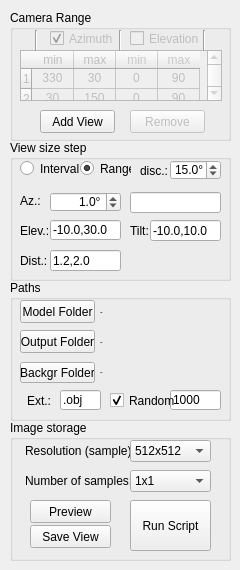
    <widget class="QWidget" name="tabViews">
     <attribute name="title">
      <string>Sampling</string>
     </attribute>
     <widget class="QGroupBox" name="groupBox_2">
      <property name="geometry">
       <rect>
        <x>10</x>
        <y>10</y>
        <width>221</width>
        <height>131</height>
       </rect>
      </property>
      <property name="title">
       <string>Camera Range</string>
      </property>
      <widget class="QPushButton" name="buttonAddView">
       <property name="enabled">
        <bool>true</bool>
       </property>
       <property name="geometry">
        <rect>
         <x>30</x>
         <y>100</y>
         <width>75</width>
         <height>23</height>
        </rect>
       </property>
       <property name="text">
        <string>Add View</string>
       </property>
      </widget>
      <widget class="QPushButton" name="buttonRemoveView">
       <property name="enabled">
        <bool>false</bool>
       </property>
       <property name="geometry">
        <rect>
         <x>120</x>
         <y>100</y>
         <width>75</width>
         <height>23</height>
        </rect>
       </property>
       <property name="text">
        <string>Remove</string>
       </property>
      </widget>
      <widget class="QTableWidget" name="tableView">
       <property name="enabled">
        <bool>false</bool>
       </property>
       <property name="geometry">
        <rect>
         <x>10</x>
         <y>40</y>
         <width>202</width>
         <height>51</height>
        </rect>
       </property>
       <property name="verticalScrollBarPolicy">
        <enum>Qt::ScrollBarAlwaysOn</enum>
       </property>
       <property name="horizontalScrollBarPolicy">
        <enum>Qt::ScrollBarAlwaysOff</enum>
       </property>
       <property name="editTriggers">
        <set>QAbstractItemView::AnyKeyPressed|QAbstractItemView::DoubleClicked</set>
       </property>
       <property name="selectionBehavior">
        <enum>QAbstractItemView::SelectRows</enum>
       </property>
       <property name="textElideMode">
        <enum>Qt::ElideNone</enum>
       </property>
       <property name="showGrid">
        <bool>true</bool>
       </property>
       <property name="rowCount">
        <number>4</number>
       </property>
       <attribute name="horizontalHeaderDefaultSectionSize">
        <number>42</number>
       </attribute>
       <attribute name="verticalHeaderDefaultSectionSize">
        <number>20</number>
       </attribute>
       <row>
        <property name="text">
         <string>1</string>
        </property>
       </row>
       <row>
        <property name="text">
         <string>2</string>
        </property>
       </row>
       <row>
        <property name="text">
         <string>3</string>
        </property>
       </row>
       <row>
        <property name="text">
         <string>4</string>
        </property>
       </row>
       <column>
        <property name="text">
         <string>min</string>
        </property>
        <property name="textAlignment">
         <set>AlignHCenter|AlignVCenter|AlignCenter</set>
        </property>
       </column>
       <column>
        <property name="text">
         <string>max</string>
        </property>
        <property name="textAlignment">
         <set>AlignHCenter|AlignVCenter|AlignCenter</set>
        </property>
       </column>
       <column>
        <property name="text">
         <string>min</string>
        </property>
        <property name="textAlignment">
         <set>AlignHCenter|AlignVCenter|AlignCenter</set>
        </property>
        <property name="foreground">
         <brush brushstyle="SolidPattern">
          <color alpha="255">
           <red>200</red>
           <green>200</green>
           <blue>200</blue>
          </color>
         </brush>
        </property>
       </column>
       <column>
        <property name="text">
         <string>max</string>
        </property>
        <property name="textAlignment">
         <set>AlignHCenter|AlignVCenter|AlignCenter</set>
        </property>
        <property name="foreground">
         <brush brushstyle="SolidPattern">
          <color alpha="255">
           <red>200</red>
           <green>200</green>
           <blue>200</blue>
          </color>
         </brush>
        </property>
       </column>
       <item row="0" column="0">
        <property name="text">
         <string>330</string>
        </property>
        <property name="textAlignment">
         <set>AlignHCenter|AlignVCenter|AlignCenter</set>
        </property>
        <property name="flags">
         <set>ItemIsSelectable|ItemIsEditable|ItemIsDragEnabled|ItemIsUserCheckable|ItemIsEnabled</set>
        </property>
       </item>
       <item row="0" column="1">
        <property name="text">
         <string>30</string>
        </property>
        <property name="textAlignment">
         <set>AlignHCenter|AlignVCenter|AlignCenter</set>
        </property>
       </item>
       <item row="0" column="2">
        <property name="text">
         <string>0</string>
        </property>
        <property name="textAlignment">
         <set>AlignHCenter|AlignVCenter|AlignCenter</set>
        </property>
        <property name="foreground">
         <brush brushstyle="NoBrush">
          <color alpha="255">
           <red>200</red>
           <green>200</green>
           <blue>200</blue>
          </color>
         </brush>
        </property>
       </item>
       <item row="0" column="3">
        <property name="text">
         <string>90</string>
        </property>
        <property name="textAlignment">
         <set>AlignHCenter|AlignVCenter|AlignCenter</set>
        </property>
        <property name="foreground">
         <brush brushstyle="NoBrush">
          <color alpha="255">
           <red>200</red>
           <green>200</green>
           <blue>200</blue>
          </color>
         </brush>
        </property>
       </item>
       <item row="1" column="0">
        <property name="text">
         <string>30</string>
        </property>
        <property name="textAlignment">
         <set>AlignHCenter|AlignVCenter|AlignCenter</set>
        </property>
       </item>
       <item row="1" column="1">
        <property name="text">
         <string>150</string>
        </property>
        <property name="textAlignment">
         <set>AlignHCenter|AlignVCenter|AlignCenter</set>
        </property>
       </item>
       <item row="1" column="2">
        <property name="text">
         <string>0</string>
        </property>
        <property name="textAlignment">
         <set>AlignHCenter|AlignVCenter|AlignCenter</set>
        </property>
        <property name="foreground">
         <brush brushstyle="NoBrush">
          <color alpha="255">
           <red>200</red>
           <green>200</green>
           <blue>200</blue>
          </color>
         </brush>
        </property>
       </item>
       <item row="1" column="3">
        <property name="text">
         <string>90</string>
        </property>
        <property name="textAlignment">
         <set>AlignHCenter|AlignVCenter|AlignCenter</set>
        </property>
        <property name="foreground">
         <brush brushstyle="NoBrush">
          <color alpha="255">
           <red>200</red>
           <green>200</green>
           <blue>200</blue>
          </color>
         </brush>
        </property>
       </item>
       <item row="2" column="0">
        <property name="text">
         <string>150</string>
        </property>
        <property name="textAlignment">
         <set>AlignHCenter|AlignVCenter|AlignCenter</set>
        </property>
       </item>
       <item row="2" column="1">
        <property name="text">
         <string>210</string>
        </property>
        <property name="textAlignment">
         <set>AlignHCenter|AlignVCenter|AlignCenter</set>
        </property>
       </item>
       <item row="2" column="2">
        <property name="text">
         <string>0</string>
        </property>
        <property name="textAlignment">
         <set>AlignHCenter|AlignVCenter|AlignCenter</set>
        </property>
        <property name="foreground">
         <brush brushstyle="NoBrush">
          <color alpha="255">
           <red>200</red>
           <green>200</green>
           <blue>200</blue>
          </color>
         </brush>
        </property>
       </item>
       <item row="2" column="3">
        <property name="text">
         <string>90</string>
        </property>
        <property name="textAlignment">
         <set>AlignHCenter|AlignVCenter|AlignCenter</set>
        </property>
        <property name="foreground">
         <brush brushstyle="NoBrush">
          <color alpha="255">
           <red>200</red>
           <green>200</green>
           <blue>200</blue>
          </color>
         </brush>
        </property>
       </item>
       <item row="3" column="0">
        <property name="text">
         <string>210</string>
        </property>
        <property name="textAlignment">
         <set>AlignHCenter|AlignVCenter|AlignCenter</set>
        </property>
       </item>
       <item row="3" column="1">
        <property name="text">
         <string>330</string>
        </property>
        <property name="textAlignment">
         <set>AlignHCenter|AlignVCenter|AlignCenter</set>
        </property>
       </item>
       <item row="3" column="2">
        <property name="text">
         <string>0</string>
        </property>
        <property name="textAlignment">
         <set>AlignHCenter|AlignVCenter|AlignCenter</set>
        </property>
        <property name="foreground">
         <brush brushstyle="NoBrush">
          <color alpha="255">
           <red>200</red>
           <green>200</green>
           <blue>200</blue>
          </color>
         </brush>
        </property>
       </item>
       <item row="3" column="3">
        <property name="text">
         <string>90</string>
        </property>
        <property name="textAlignment">
         <set>AlignHCenter|AlignVCenter|AlignCenter</set>
        </property>
        <property name="foreground">
         <brush brushstyle="NoBrush">
          <color alpha="255">
           <red>200</red>
           <green>200</green>
           <blue>200</blue>
          </color>
         </brush>
        </property>
       </item>
      </widget>
      <widget class="QCheckBox" name="checkViewAzimuth">
       <property name="enabled">
        <bool>false</bool>
       </property>
       <property name="geometry">
        <rect>
         <x>40</x>
         <y>20</y>
         <width>70</width>
         <height>17</height>
        </rect>
       </property>
       <property name="text">
        <string>Azimuth</string>
       </property>
       <property name="checked">
        <bool>true</bool>
       </property>
       <property name="tristate">
        <bool>false</bool>
       </property>
      </widget>
      <widget class="QCheckBox" name="checkViewElevation">
       <property name="enabled">
        <bool>false</bool>
       </property>
       <property name="geometry">
        <rect>
         <x>120</x>
         <y>20</y>
         <width>70</width>
         <height>17</height>
        </rect>
       </property>
       <property name="text">
        <string>Elevation</string>
       </property>
      </widget>
      <widget class="Line" name="line">
       <property name="geometry">
        <rect>
         <x>16</x>
         <y>20</y>
         <width>20</width>
         <height>21</height>
        </rect>
       </property>
       <property name="orientation">
        <enum>Qt::Vertical</enum>
       </property>
      </widget>
      <widget class="Line" name="line_2">
       <property name="geometry">
        <rect>
         <x>100</x>
         <y>20</y>
         <width>20</width>
         <height>21</height>
        </rect>
       </property>
       <property name="orientation">
        <enum>Qt::Vertical</enum>
       </property>
      </widget>
      <widget class="Line" name="line_3">
       <property name="geometry">
        <rect>
         <x>184</x>
         <y>20</y>
         <width>20</width>
         <height>21</height>
        </rect>
       </property>
       <property name="orientation">
        <enum>Qt::Vertical</enum>
       </property>
      </widget>
     </widget>
     <widget class="QGroupBox" name="groupStorage">
      <property name="geometry">
       <rect>
        <x>10</x>
        <y>420</y>
        <width>221</width>
        <height>141</height>
       </rect>
      </property>
      <property name="title">
       <string>Image storage</string>
      </property>
      <widget class="QLabel" name="label_6">
       <property name="geometry">
        <rect>
         <x>15</x>
         <y>20</y>
         <width>111</width>
         <height>21</height>
        </rect>
       </property>
       <property name="text">
        <string>Resolution (sample):</string>
       </property>
      </widget>
      <widget class="QLabel" name="label_7">
       <property name="geometry">
        <rect>
         <x>15</x>
         <y>50</y>
         <width>121</width>
         <height>21</height>
        </rect>
       </property>
       <property name="text">
        <string>Number of samples:</string>
       </property>
      </widget>
      <widget class="QComboBox" name="comboResSamples">
       <property name="geometry">
        <rect>
         <x>120</x>
         <y>20</y>
         <width>81</width>
         <height>22</height>
        </rect>
       </property>
       <property name="currentIndex">
        <number>4</number>
       </property>
       <item>
        <property name="text">
         <string>32x32</string>
        </property>
       </item>
       <item>
        <property name="text">
         <string>64x64</string>
        </property>
       </item>
       <item>
        <property name="text">
         <string>128x128</string>
        </property>
       </item>
       <item>
        <property name="text">
         <string>256x256</string>
        </property>
       </item>
       <item>
        <property name="text">
         <string>512x512</string>
        </property>
       </item>
       <item>
        <property name="text">
         <string>768x768</string>
        </property>
       </item>
       <item>
        <property name="text">
         <string>1024x1024</string>
        </property>
       </item>
       <item>
        <property name="text">
         <string>2048x2048</string>
        </property>
       </item>
       <item>
        <property name="text">
         <string>4096x4096</string>
        </property>
       </item>
      </widget>
      <widget class="QComboBox" name="comboNumSamples">
       <property name="geometry">
        <rect>
         <x>120</x>
         <y>50</y>
         <width>81</width>
         <height>22</height>
        </rect>
       </property>
       <property name="currentIndex">
        <number>0</number>
       </property>
       <item>
        <property name="text">
         <string>1x1</string>
        </property>
       </item>
       <item>
        <property name="text">
         <string>2x2</string>
        </property>
       </item>
       <item>
        <property name="text">
         <string>4x4</string>
        </property>
       </item>
       <item>
        <property name="text">
         <string>6x6</string>
        </property>
       </item>
       <item>
        <property name="text">
         <string>8x8</string>
        </property>
       </item>
       <item>
        <property name="text">
         <string>16x16</string>
        </property>
       </item>
       <item>
        <property name="text">
         <string>32x32</string>
        </property>
       </item>
       <item>
        <property name="text">
         <string>64x64</string>
        </property>
       </item>
       <item>
        <property name="text">
         <string>128x128</string>
        </property>
       </item>
      </widget>
      <widget class="QPushButton" name="buttonSaveView">
       <property name="geometry">
        <rect>
         <x>20</x>
         <y>105</y>
         <width>81</width>
         <height>23</height>
        </rect>
       </property>
       <property name="text">
        <string>Save View</string>
       </property>
      </widget>
      <widget class="QPushButton" name="buttonPreview">
       <property name="geometry">
        <rect>
         <x>20</x>
         <y>80</y>
         <width>81</width>
         <height>23</height>
        </rect>
       </property>
       <property name="text">
        <string>Preview</string>
       </property>
      </widget>
      <widget class="QPushButton" name="buttonScript">
       <property name="geometry">
        <rect>
         <x>120</x>
         <y>80</y>
         <width>81</width>
         <height>51</height>
        </rect>
       </property>
       <property name="toolTip">
        <string>&lt;html&gt;&lt;head/&gt;&lt;body&gt;&lt;p&gt;Script defined in the code: it runs several synthetic models with different angles, distances and background images.&lt;/p&gt;&lt;/body&gt;&lt;/html&gt;</string>
       </property>
       <property name="text">
        <string>Run Script</string>
       </property>
      </widget>
     </widget>
     <widget class="QGroupBox" name="groupBox">
      <property name="geometry">
       <rect>
        <x>10</x>
        <y>140</y>
        <width>221</width>
        <height>141</height>
       </rect>
      </property>
      <property name="title">
       <string>View size step</string>
      </property>
      <widget class="QLabel" name="label_10">
       <property name="geometry">
        <rect>
         <x>10</x>
         <y>110</y>
         <width>31</width>
         <height>21</height>
        </rect>
       </property>
       <property name="text">
        <string>Dist.:</string>
       </property>
      </widget>
      <widget class="QDoubleSpinBox" name="boxAngleY">
       <property name="enabled">
        <bool>true</bool>
       </property>
       <property name="geometry">
        <rect>
         <x>40</x>
         <y>52</y>
         <width>71</width>
         <height>20</height>
        </rect>
       </property>
       <property name="alignment">
        <set>Qt::AlignRight|Qt::AlignTrailing|Qt::AlignVCenter</set>
       </property>
       <property name="suffix">
        <string>°</string>
       </property>
       <property name="decimals">
        <number>1</number>
       </property>
       <property name="maximum">
        <double>360.000000000000000</double>
       </property>
       <property name="singleStep">
        <double>0.100000000000000</double>
       </property>
       <property name="value">
        <double>1.000000000000000</double>
       </property>
      </widget>
      <widget class="QLabel" name="label_12">
       <property name="geometry">
        <rect>
         <x>10</x>
         <y>80</y>
         <width>31</width>
         <height>21</height>
        </rect>
       </property>
       <property name="text">
        <string>Elev.:</string>
       </property>
      </widget>
      <widget class="QLabel" name="label_5">
       <property name="geometry">
        <rect>
         <x>10</x>
         <y>50</y>
         <width>51</width>
         <height>21</height>
        </rect>
       </property>
       <property name="text">
        <string>Az.:</string>
       </property>
      </widget>
      <widget class="QLineEdit" name="lineDistance">
       <property name="geometry">
        <rect>
         <x>40</x>
         <y>110</y>
         <width>71</width>
         <height>21</height>
        </rect>
       </property>
       <property name="text">
        <string>1.2,2.0</string>
       </property>
      </widget>
      <widget class="QLineEdit" name="lineAngleX">
       <property name="geometry">
        <rect>
         <x>40</x>
         <y>80</y>
         <width>71</width>
         <height>20</height>
        </rect>
       </property>
       <property name="text">
        <string>-10.0,30.0</string>
       </property>
      </widget>
      <widget class="QLineEdit" name="lineTilt">
       <property name="geometry">
        <rect>
         <x>140</x>
         <y>80</y>
         <width>71</width>
         <height>21</height>
        </rect>
       </property>
       <property name="text">
        <string>-10.0,10.0</string>
       </property>
      </widget>
      <widget class="QLabel" name="label_47">
       <property name="geometry">
        <rect>
         <x>120</x>
         <y>80</y>
         <width>31</width>
         <height>21</height>
        </rect>
       </property>
       <property name="text">
        <string>Tilt:</string>
       </property>
      </widget>
      <widget class="QLineEdit" name="lineAngleY">
       <property name="geometry">
        <rect>
         <x>120</x>
         <y>52</y>
         <width>91</width>
         <height>21</height>
        </rect>
       </property>
       <property name="text">
        <string/>
       </property>
      </widget>
      <widget class="QRadioButton" name="radioInterval">
       <property name="geometry">
        <rect>
         <x>10</x>
         <y>20</y>
         <width>82</width>
         <height>17</height>
        </rect>
       </property>
       <property name="text">
        <string>Interval</string>
       </property>
      </widget>
      <widget class="QDoubleSpinBox" name="boxAngleDisc">
       <property name="enabled">
        <bool>true</bool>
       </property>
       <property name="geometry">
        <rect>
         <x>160</x>
         <y>20</y>
         <width>51</width>
         <height>20</height>
        </rect>
       </property>
       <property name="alignment">
        <set>Qt::AlignRight|Qt::AlignTrailing|Qt::AlignVCenter</set>
       </property>
       <property name="suffix">
        <string>°</string>
       </property>
       <property name="decimals">
        <number>1</number>
       </property>
       <property name="maximum">
        <double>360.000000000000000</double>
       </property>
       <property name="singleStep">
        <double>0.100000000000000</double>
       </property>
       <property name="value">
        <double>15.000000000000000</double>
       </property>
      </widget>
      <widget class="QRadioButton" name="radioRange">
       <property name="geometry">
        <rect>
         <x>70</x>
         <y>20</y>
         <width>51</width>
         <height>17</height>
        </rect>
       </property>
       <property name="text">
        <string>Range</string>
       </property>
       <property name="checked">
        <bool>true</bool>
       </property>
      </widget>
      <widget class="QLabel" name="label_48">
       <property name="geometry">
        <rect>
         <x>130</x>
         <y>20</y>
         <width>31</width>
         <height>21</height>
        </rect>
       </property>
       <property name="text">
        <string>disc.:</string>
       </property>
      </widget>
     </widget>
     <widget class="QGroupBox" name="groupBox_7">
      <property name="geometry">
       <rect>
        <x>10</x>
        <y>280</y>
        <width>221</width>
        <height>141</height>
       </rect>
      </property>
      <property name="title">
       <string>Paths</string>
      </property>
      <widget class="QLabel" name="labelModel">
       <property name="geometry">
        <rect>
         <x>90</x>
         <y>20</y>
         <width>121</width>
         <height>21</height>
        </rect>
       </property>
       <property name="font">
        <font>
         <pointsize>6</pointsize>
        </font>
       </property>
       <property name="text">
        <string>-</string>
       </property>
      </widget>
      <widget class="QLabel" name="labelOutput">
       <property name="geometry">
        <rect>
         <x>90</x>
         <y>50</y>
         <width>121</width>
         <height>21</height>
        </rect>
       </property>
       <property name="font">
        <font>
         <pointsize>6</pointsize>
        </font>
       </property>
       <property name="text">
        <string>-</string>
       </property>
      </widget>
      <widget class="QLabel" name="labelBackground">
       <property name="geometry">
        <rect>
         <x>90</x>
         <y>80</y>
         <width>121</width>
         <height>21</height>
        </rect>
       </property>
       <property name="font">
        <font>
         <pointsize>6</pointsize>
        </font>
       </property>
       <property name="text">
        <string>-</string>
       </property>
      </widget>
      <widget class="QPushButton" name="buttonModelFolder">
       <property name="geometry">
        <rect>
         <x>10</x>
         <y>20</y>
         <width>75</width>
         <height>23</height>
        </rect>
       </property>
       <property name="toolTip">
        <string>folder with subfolder of each model</string>
       </property>
       <property name="text">
        <string>Model Folder</string>
       </property>
      </widget>
      <widget class="QPushButton" name="buttonOutputFolder">
       <property name="geometry">
        <rect>
         <x>10</x>
         <y>50</y>
         <width>75</width>
         <height>23</height>
        </rect>
       </property>
       <property name="toolTip">
        <string>folder where subfolders of models with their samples are stored</string>
       </property>
       <property name="text">
        <string>Output Folder</string>
       </property>
      </widget>
      <widget class="QPushButton" name="buttonBackgroundFolder">
       <property name="geometry">
        <rect>
         <x>10</x>
         <y>82</y>
         <width>75</width>
         <height>21</height>
        </rect>
       </property>
       <property name="toolTip">
        <string>folder with bg images</string>
       </property>
       <property name="text">
        <string>Backgr Folder</string>
       </property>
      </widget>
      <widget class="QLabel" name="labelExt">
       <property name="geometry">
        <rect>
         <x>10</x>
         <y>110</y>
         <width>31</width>
         <height>21</height>
        </rect>
       </property>
       <property name="text">
        <string>Ext.:</string>
       </property>
       <property name="alignment">
        <set>Qt::AlignRight|Qt::AlignTrailing|Qt::AlignVCenter</set>
       </property>
      </widget>
      <widget class="QLineEdit" name="lineExt">
       <property name="geometry">
        <rect>
         <x>50</x>
         <y>110</y>
         <width>41</width>
         <height>20</height>
        </rect>
       </property>
       <property name="text">
        <string>.obj</string>
       </property>
      </widget>
      <widget class="QLineEdit" name="lineRandomMaxSamples">
       <property name="geometry">
        <rect>
         <x>160</x>
         <y>110</y>
         <width>51</width>
         <height>20</height>
        </rect>
       </property>
       <property name="text">
        <string>1000</string>
       </property>
      </widget>
      <widget class="QCheckBox" name="checkRandom">
       <property name="geometry">
        <rect>
         <x>100</x>
         <y>110</y>
         <width>70</width>
         <height>21</height>
        </rect>
       </property>
       <property name="text">
        <string>Random</string>
       </property>
       <property name="checked">
        <bool>true</bool>
       </property>
      </widget>
     </widget>
    </widget>
